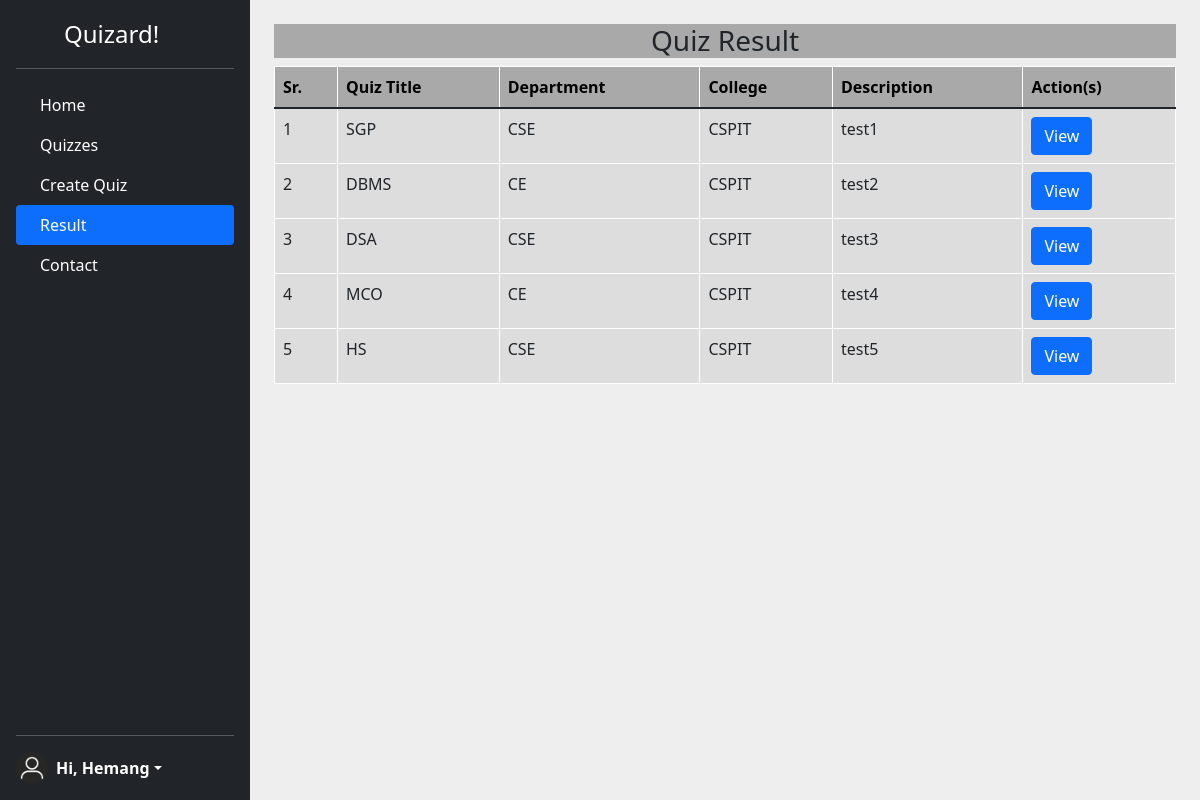
/t_result.php (signed in), run on the app's committed database.
### tables this page shows
CREATE TABLE `quiz_list` (
  `quiz_id` int(11) NOT NULL,
  `quiz_name` varchar(1000) NOT NULL,
  `dept` varchar(50) NOT NULL,
  `college` varchar(50) NOT NULL,
  `quiz_info` varchar(1000) NOT NULL,
  `deleted` varchar(3) NOT NULL DEFAULT 'No',
  `quiz_date` timestamp NOT NULL DEFAULT CURRENT_TIMESTAMP
);

### t_result.php (the view, shortened to what this page needs)
<?php
include 'config.php';
$result = mysqli_query($con, "select * from quiz_list;");
?>
<!DOCTYPE html>
<html lang="en">
<head>
    <link href="https://cdn.jsdelivr.net/npm/bootstrap@5.1.3/dist/css/bootstrap.min.css" rel="stylesheet">
    <link rel="stylesheet" href="css/student.css">
</head>
<body>
    <div class="page">
    <div class="d-flex flex-column vh-100 flex-shrink-0 p-3 text-white bg-dark" style="width: 250px;"> <a href="/" class="d-flex align-items-center mb-3 mb-md-0 me-md-auto text-white text-decoration-none"> <svg class="bi me-2" width="40" height="32"> </svg> <span class="fs-4">Quizard!</span> </a>
        <hr>
        <ul class="nav nav-pills flex-column mb-auto">
            <li class="nav-item"> <a href="teacher.php" class="nav-link text-white" aria-current="page"> <i class="fa fa-home"></i><span class="ms-2">Home</span> </a> </li>
            <li> <a href="t_quiz.php" class="nav-link text-white"> <i class="fa fa-dashboard"></i><span class="ms-2">Quizzes</span> </a> </li>
            <li> <a href="t_create_quiz.php" class="nav-link text-white"> <i class="fa fa-dashboard"></i><span class="ms-2">Create Quiz</span> </a> </li>
            <li> <a href="t_result.php" class="nav-link active"> <i class="fa fa-first-order"></i><span class="ms-2">Result</span> </a> </li>
            <li> <a href="t_contact.php" class="nav-link text-white"> <span class="ms-2">Contact</span> </a> </li>
        </ul>
        <hr>
        <div class="dropdown"> <a href="#" class="d-flex align-items-center text-white text-decoration-none dropdown-toggle" id="dropdownUser1" data-bs-toggle="dropdown" aria-expanded="false"> <img src="imgs/user1.png" alt="" width="32" height="32" class="rounded-circle me-2"> <strong> <?php echo "Hi, ".$_SESSION['login_teacher'] ?></strong> </a>
        </div>
    </div>
    <div class="container">
			<div class="content container-lg">
				<br>
				<h3 class="text-center" style="background-color:#a9a9a9">Quiz Result</h3>
				<table class="table table-bordered table-hover border border-dark">
					<thead class="table-primary">
						<tr style="border: 1px solid white;">
							<th style="background-color:#a9a9a9">Sr.</th>
							<th style="background-color:#a9a9a9">Quiz Title</th>
							<th style="background-color:#a9a9a9">Department</th>
							<th style="background-color:#a9a9a9">College</th>
							<th style="background-color:#a9a9a9">Description</th>
							<th style="background-color:#a9a9a9">Action(s)</th>
						</tr>
					</thead>
					<?php
					if (mysqli_num_rows($result) > 0) {
						$i = 1;
						while ($row = $result->fetch_assoc()) {
					?>
							<tr style="border: 1px solid white;">
								<td style="background-color:#dddddd "><?= $i; ?></td>
								<td style="background-color:#dddddd"><?= $row['quiz_name']; ?></td>
								<td style="background-color:#dddddd"><?= $row['dept']; ?></td>
								<td style="background-color:#dddddd"><?= $row['college']; ?></td>
								<td style="background-color:#dddddd"><?= $row['quiz_info']; ?></td>
								<td style="background-color:#dddddd">
									<form method="POST" action="t_rview.php">
										<button class="btn btn-primary me-2" type="submit">View</button>
									</form>
								</td>
							</tr>
					<?php
							$i++;
						}
					}
					?>
				</table>
			</div>
		</div>
    </div>
</body>
</html>

### css/student.css (style rules this page uses)
body { background-color: #eee }

### t_result.php (style rules this page uses)
.content { display: flex; flex-direction: column; }
.page { display: flex; }

### data on the page
quiz_list: quiz_name "SGP", dept "CSE", college "CSPIT", quiz_info "test1"
quiz_list: quiz_name "DBMS", dept "CE", college "CSPIT", quiz_info "test2"
quiz_list: quiz_name "DSA", dept "CSE", college "CSPIT", quiz_info "test3"
quiz_list: quiz_name "MCO", dept "CE", college "CSPIT", quiz_info "test4"
quiz_list: quiz_name "HS", dept "CSE", college "CSPIT", quiz_info "test5"

### other printed values
$_SESSION['login_teacher'] "Hemang"
